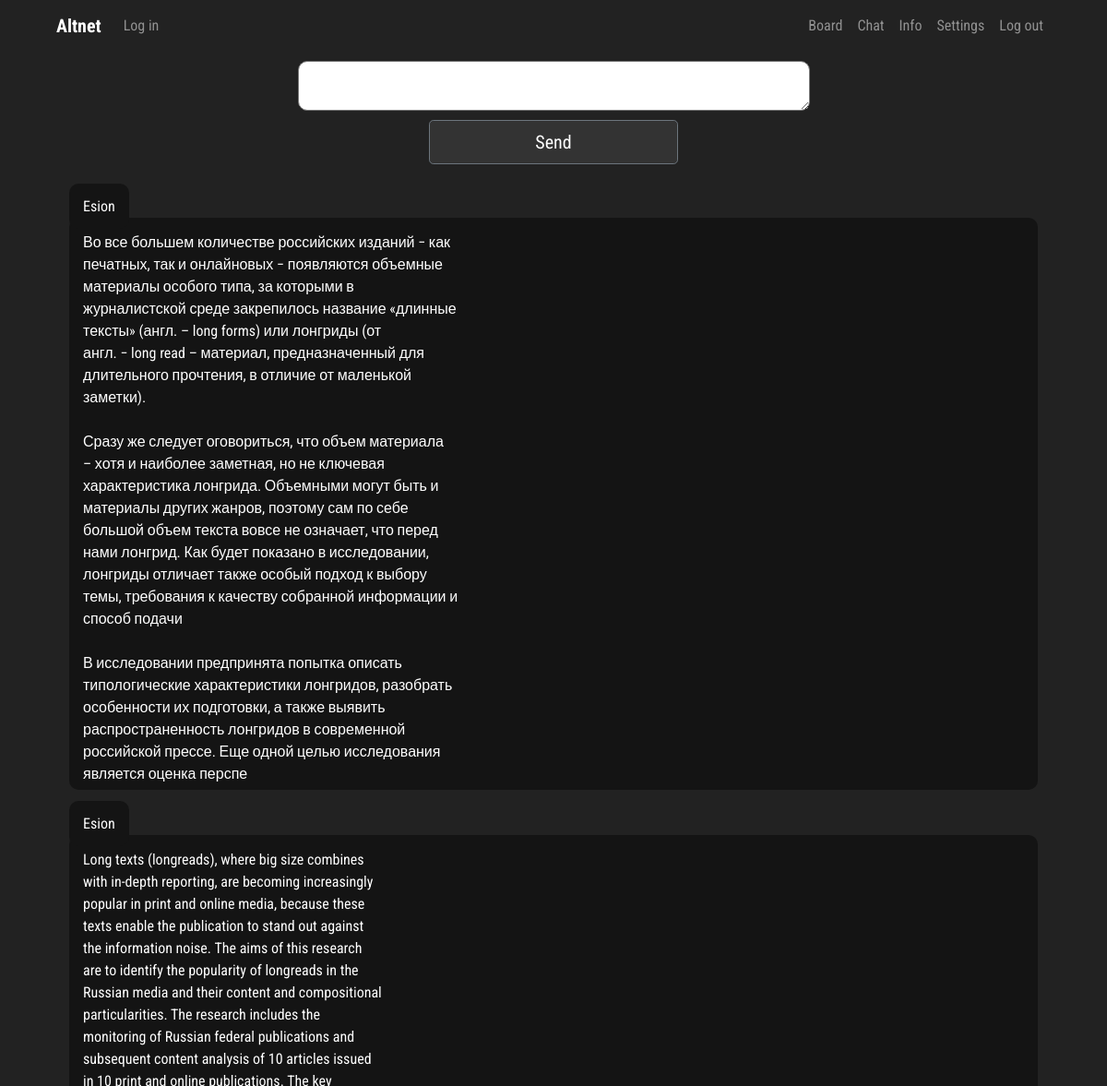
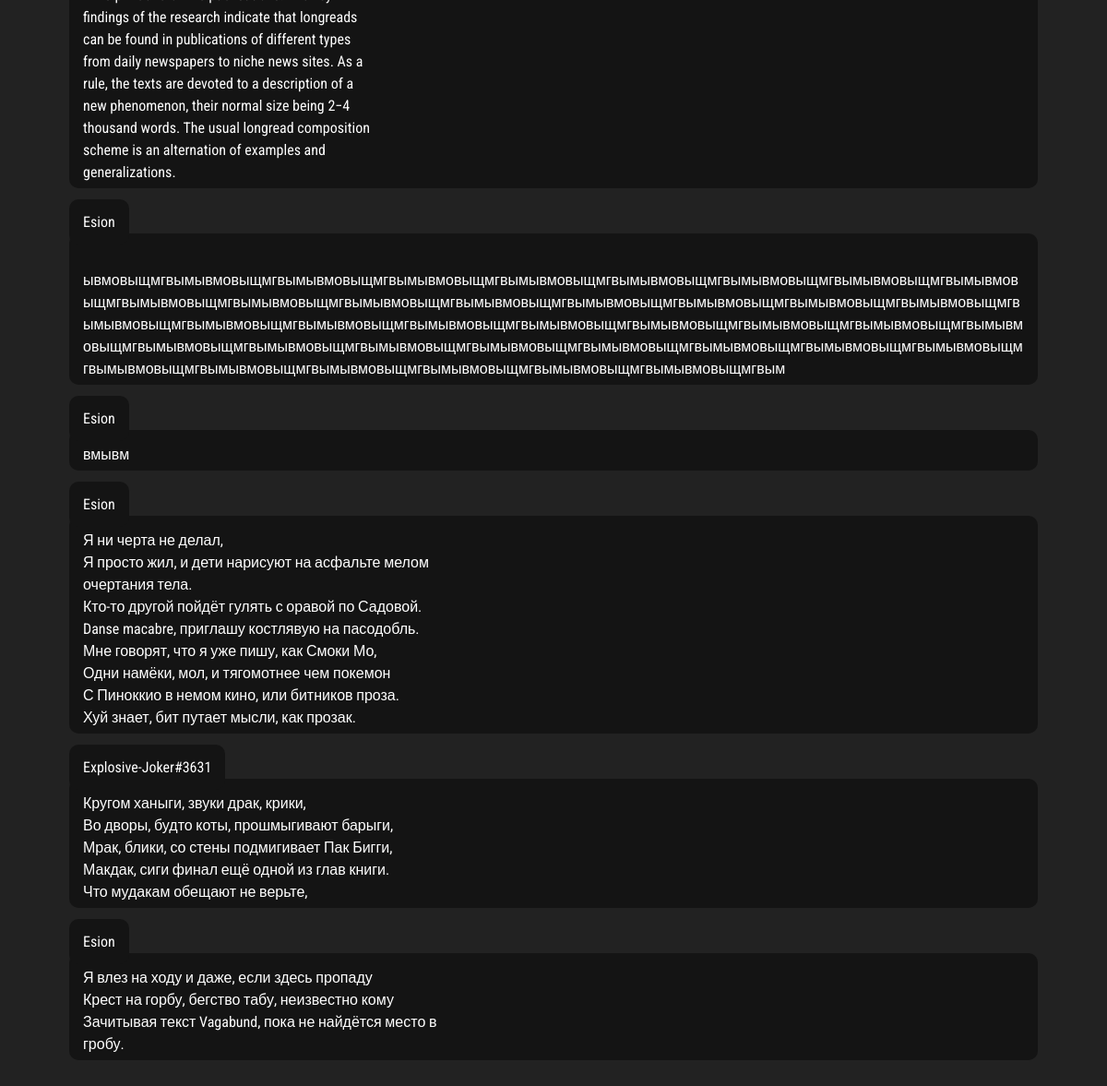
Screenshot of /chat/6/ with the database file from the repository (2 pictures, top to bottom).
### chat/models.py (models this page shows, shortened)
class Message(models.Model):
    message_author = models.CharField('Message author', max_length=150, blank=False, null=False)
    message_room = models.ForeignKey(Room, on_delete=models.CASCADE)
    message_text = models.TextField(blank=False, null=False, max_length=1000)
    message_media = models.ImageField(upload_to=user_chat_directory_path, blank=True, null=True)
    pub_date = models.DateTimeField('Date published', auto_now=True)

### chat/views.py (the view, shortened to what this page needs)
# urls.py: path('<str:room_id>/', views.room, name='room'),
def room(request, room_id):
    chat_form = SendMessage()
    room_info = Room.objects.get(id=room_id)
    try:
        is_banned = Ban.objects.get(username=request.user.username, room=room_info)
        if is_banned:
            raise BadRequest('You are banned')
    except ObjectDoesNotExist:
        pass
    room_visitors = Pool.objects.filter(room_name=room_info)
    template = loader.get_template('room.html')
    if request.user.is_authenticated:
        username = request.user.username
        loc_option = Hikka.objects.get(user=request.user.id).language_code
        authorised = True
    else:
        username = anonymous_validator(request)
        loc_option = 0
        authorised = False
    messages = Message.objects.filter(message_room__id=room_id).order_by('-pub_date')
    short_msg = [i.message_text.strip(':') for i in messages]
    print(short_msg)
    room_name = room_info.name
    context = {
        'visitors': room_visitors,
        'is_hidden': room_info.is_hidden,
        'media_autoplay': room_info.is_autoplay,
        'media_tolerance': room_info.is_media_tolerant,
        'change_language_code_form': EditLangCode(),
        'edit_description_form': EditDescription(),
        'edit_name_form': EditName(),
        'loc': loc_resolver('room'),
        'lang': loc_option,
        'room_name': room_name,
        'messages': messages,
        'chat_form': chat_form,
        'username': username,
        'room_id': room_id,
        'authorised': authorised,
        'room_description': room_info.description,
        'short': short_msg,
    }
    return HttpResponse(template.render(context, request))

### chat/forms.py
class EditLangCode(forms.ModelForm):
    language_code = forms.CharField(label='Edit Language Code', max_length=10)
    class Meta:
        model = Room
        fields = ['language_code',]

class EditDescription(forms.ModelForm):
    description = forms.CharField(label='Room description', max_length=200)
    class Meta:
        model = Room
        fields = ['description',]

### board/templatetags/loc_extra.py (called while the page is built)
@register.filter
def return_item(l, i):
    try:
        return l[i]
    except:
        return None

### board/views.py (called while the page is built)
def random_name():
    noun = ['Apple', 'Grape', 'Hero', 'Nickel', 'Zinc', 'Rock', 'Paper', 'Joker', 'Beat', 'Aug', 'Runner', 'Miracle']
    adjective = ['Shitty', 'Slippy', 'Explosive', 'Luminous', 'Advanced', 'Creative', 'Burning', 'Sweaty', 'Leet',
                 'Apex', 'Funny', 'Raging']
    tag = ['1', '2', '3', '4', '5', '6', '7', '8', '9', '0']
    randomized_tag = choices(tag, k=4)
    return ''.join(adjective[randint(0, len(adjective)-1)]) + '-' + ''.join(noun[randint(0, len(noun)-1)]) + '#' + \
           ''.join(randomized_tag)

def anonymous_validator(request):
    name = random_name()
    if 'Anonymous-Name' in request.session:
        for key, value in request.session.items():
            print('{} => {}'.format(key, value))
        return request.session['Anonymous-Name']
    else:
        request.session['Anonymous-Name'] = name
        for key, value in request.session.items():
            print('{} => {}'.format(key, value))
        return name

### scripts/localisation.py (called while the page is built, shortened)
def loc_resolver(specific):
    load = {}
    if specific == 'home':
        load['me'] = loc.Me
        load['UI'] = loc.UI
        load['errors'] = loc.Errors
        load['headers'] = loc.Headers
    elif specific == 'account':
        load['profile'] = loc.Profile
        load['errors'] = loc.Errors
        load['headers'] = loc.Headers
        load['UI'] = loc.UI
    elif specific == 'room':
        load['UI'] = loc.UI
        load['headers'] = loc.Headers
        load['errors'] = loc.Errors
        load['board_'] = loc.Board
        load['thread'] = loc.Thread
        load['categories'] = loc.Categories
    elif specific == 'info':
        load['UI'] = loc.UI
        load['info'] = loc.Info
    return load

### chat/templates/room.html (shortened to what this page needs)
{% extends 'chat_hat.html' %}
{% block content %}
{% load loc_extra %}
{% load static %}
</head>
<body>
    <div>
<div class="row d-flex justify-content-center">
    <textarea style="width: 50%; border-radius: 10px; margin-top: 10px;" id="chat-message-input" rows="2" name="message_text" type="text" size="100">
    </textarea>
</div>
    <div class="col- d-flex justify-content-center">
    <input class="btn btn-secondary btn-lg btn-block" style="width: 25%; margin-bottom: 10px; margin-top: 10px;" id="chat-message-submit" name="chat-message-submit" type="submit" value="Send">
</div>
</div>
    <br />
  <div class="col-lg-12 col-sm-12 col-md-12">
    <div id="chat-log" class="chat-log" cols="120" rows="20" style="color:#fff; background-color:#222222; border:none">
        {% for message in messages %}
        {% if message.message_author == username %}
        <div class="text-right">
            <span style="background: #1c1919; padding: 15px; border-radius:10px;">{{ message.message_author }}</span>
        <div style="background: #1c1919; margin-bottom: 25px; padding: 15px; border-radius: 10px; padding-bottom: 5px;
                    word-wrap: break-word;">
        {{ message.message_text|linebreaksbr }} <br />
        </div></div>
        {% else %}
        <span style="background: #141414; padding: 15px; border-radius:10px;">
            {{ message.message_author }}
        </span>
        <div style="background: #141414; margin-bottom: 25px; padding: 15px; border-radius: 10px; padding-bottom: 5px;
                    word-wrap: break-word;">
        <span style="align: right">{{ message.message_text|wordwrap:50|linebreaksbr }}</span>
        </div>
        {% endif %}
        {% endfor %}
    </div><br>
</div>
</body>
{% endblock %}

### static/css/master.css (style rules this page uses)
.btn-secondary { background: #333333; background-color: }
body { font-family: 'Roboto Condensed', sans-serif; font-size: initial; }
body { background: #222; color: #bfbfbf; }

### rows the page displays
Message: message_author "Esion", message_text "Во все большем количестве российских изданий − как печатных, так и онлайновых − появляются объемные материалы особого типа, за которыми в журналистской среде закрепилось название «длинные тексты» (англ. – long forms) или лонгриды (от англ. − long read – материал, предназначенный для длительного прочтения, в отличие от маленькой заметки). Сразу же следует оговориться, что объем материала – хотя и наиболее заметная, но не ключевая характеристика лонгрида. Объемными могут быть и материалы других жанров, поэтому сам по себе большой объем текста вовсе не означает, что перед нами лонгрид. Как будет показано в исследовании, лонгриды отличает также особый подход к выбору темы, требования к качеству…"
Message: message_author "Esion", message_text "Long texts (longreads), where big size combines with in-depth reporting, are becoming increasingly popular in print and online media, because these texts enable the publication to stand out against the information noise. The aims of this research are to identify the popularity of longreads in the Russian media and their content and compositional particularities. The research includes the monitoring of Russian federal publications and subsequent content analysis of 10 articles issued in 10 print and online publications. The key findings of the research indicate that longreads can be found in publications of different types from daily newspapers to niche news sites. As a rule, the texts are…"
Message: message_author "Esion", message_text "ывмовыщмгвымывмовыщмгвымывмовыщмгвымывмовыщмгвымывмовыщмгвымывмовыщмгвымывмовыщмгвымывмовыщмгвымывмовыщмгвымывмовыщмгвымывмовыщмгвымывмовыщмгвымывмовыщмгвымывмовыщмгвымывмовыщмгвымывмовыщмгвымывмовыщмгвымывмовыщмгвымывмовыщмгвымывмовыщмгвымывмовыщмгвымывмовыщмгвымывмовыщмгвымывмовыщмгвымывмовыщмгвымывмовыщмгвымывмовыщмгвымывмовыщмгвымывмовыщмгвымывмовыщмгвымывмовыщмгвымывмовыщмгвымывмовыщмгвымывмовыщмгвымывмовыщмгвымывмовыщмгвымывмовыщмгвымывмовыщмгвымывмовыщмгвымывмовыщмгвым"
Message: message_author "Esion", message_text "вмывм"
Message: message_author "Esion", message_text "Я ни черта не делал, Я просто жил, и дети нарисуют на асфальте мелом очертания тела. Кто-то другой пойдёт гулять с оравой по Садовой. Danse macabre, приглашу костлявую на пасодобль. Мне говорят, что я уже пишу, как Смоки Мо, Одни намёки, мол, и тягомотнее чем покемон С Пиноккио в немом кино, или битников проза. Хуй знает, бит путает мысли, как прозак."
Message: message_author "Explosive-Joker#3631", message_text "Кругом ханыги, звуки драк, крики, Во дворы, будто коты, прошмыгивают барыги, Мрак, блики, со стены подмигивает Пак Бигги, Макдак, сиги финал ещё одной из глав книги. Что мудакам обещают не верьте,"
Message: message_author "Esion", message_text "Я влез на ходу и даже, если здесь пропаду Крест на горбу, бегство табу, неизвестно кому Зачитывая текст Vagabund, пока не найдётся место в гробу."

### other values shown
{{ loc.UI.LOG_IN|return_item:lang }} "Log in"
{{ loc.UI.BOARD|return_item:lang }} "Board"
{{ loc.UI.CHAT|return_item:lang }} "Chat"
{{ loc.UI.INFO|return_item:lang }} "Info"
{{ loc.UI.SETTINGS|return_item:lang }} "Settings"
{{ loc.UI.LOG_OUT|return_item:lang }} "Log out"
